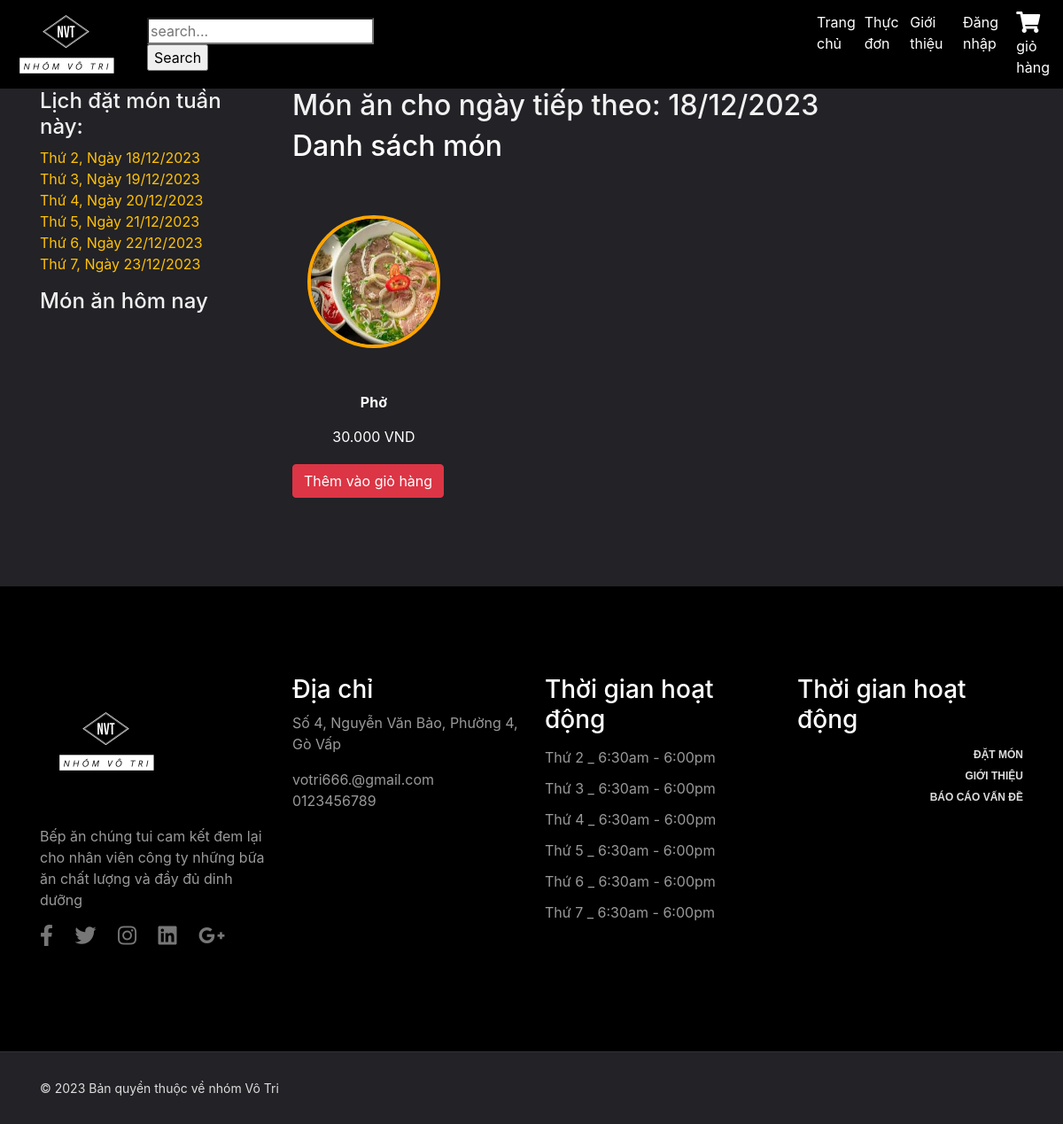
The page /index.php?mod=menus&act=list&date=2023-12-20 on the database its author committed.
### tables this page shows
CREATE TABLE `chitietthucdon` (
  `idthucdon` int(2) NOT NULL,
  `id_monan` int(2) NOT NULL
);

CREATE TABLE `monan` (
  `id_monan` int(2) NOT NULL,
  `tenmonan` varchar(50) NOT NULL,
  `mota` varchar(300) NOT NULL,
  `hinhanh` varchar(150) NOT NULL,
  `gia` int(11) NOT NULL,
  `id_loaimonan` int(2) NOT NULL
);

### Model/mMonan.php (called while the page is built, shortened)
<?php
include_once("ketnoi.php");
class modelMonan
{
    function selectAllMonAnThucdonbyDate($date)
    {
        $p = new KetNoiDB();
        if ($p->moKetNoi($con)) {
            $query = "SELECT * FROM thucdon JOIN chitietthucdon ON thucdon.idthucdon = chitietthucdon.idthucdon
            JOIN monan ON chitietthucdon.id_monan = monan.id_monan WHERE ngaytao = '$date'";
            $result = $con->query($query);
            if ($result) {
                return $result;
            } else {
                echo "Lỗi truy vấn: " . $con->error;
            }
        } else {
            return false;
        }
    }
    function SelectAllLoaiThucDon()
    {
        $p = new KetNoiDB();
        if ($p->moKetNoi($con)) {
            $query = "SELECT * FROM loai_thucdon";
            $result = $con->query($query);
            if ($result) {
                $data = array();
                while ($row = $result->fetch_assoc()) {
                    $data[] = $row;
                }
                return $data;
            } else {
                echo "Lỗi truy vấn: " . $con->error;
            }
        } else {
            return false;
        }
    }
}
?>

### Controller/cMonan.php (called while the page is built, shortened)
<?php
include_once("Model/mMonan.php");
class controlMonan
{
    function getAllMonAnThucdonbyDate($date)
    {
        $p = new modelMonan();
        $tbl = $p->selectAllMonAnThucdonbyDate($date);
        return $tbl;
    }
}
?>

### Model/ketnoi.php (called while the page is built, shortened)
<?php
class KetNoiDB
{
    function moKetNoi(& $con)
    {
        $con = new mysqli("localhost", "root", "", "bepan_votri");
        $con->set_charset("utf8");
        return $con;
    }
}
?>

### View/vMonan.php (the view, shortened to what this page needs)
<?php
include "Includes/templates/header.php";
include "Includes/templates/navbar.php";
include("Controller/cMonan.php");
$p = new controlMonan();
if (isset($_REQUEST['idloai'])) {
    $cate = $_REQUEST['idloai'];
    $dish = $p->getAllMonanbyLoai($cate);
} elseif (isset($_REQUEST['search'])) {
    $search = $_REQUEST['search'];
    $dish = $p->getSearch($search);
}elseif(isset($_REQUEST['cm'])){
    $cm = $_REQUEST['cm'];
    $dish = $p->getAllMonAnLoaiThucdon($cm);
}
elseif (isset($_REQUEST['date'])){
    $ngay = $_REQUEST['date'];
    $dish = $p->getAllMonAnThucdonbyDate($ngay);
}
 else {
    $dish = $p->getAllMonAnThucdon();
}
?>
<section style="padding: 100px 0 100px; background-color: #222227;">
  <div class="container">
    <div class="row">
    <div class="col-lg-3 col-md-5">
      <div class="sidebar">
        <div class="sidebar__item">
          <h4 class="txt">Lịch đặt món tuần này:</h4>
          <ul>
    <?php
    $days = array('monday', 'tuesday', 'wednesday', 'thursday', 'friday', 'saturday');
    $menu = array();
    foreach ($days as $index => $day) {
        $timestamp = strtotime('this week ' . $day);
        $saturday = strtotime('this week saturday');
        $ngayHientai = new DateTime();
        $ngayHientaiTimestamp = $ngayHientai->getTimestamp();
        if ($ngayHientaiTimestamp >= $saturday) {
            $timestamp = strtotime('next week ' . $day);
        }
        $menu[$index] = date('d/m/Y', $timestamp);
        $newDate[$index] = date_format(date_create_from_format('d/m/Y',  $menu[$index]), 'Y-m-d');
        ?>
        <li><a class="text-warning" href="index.php?mod=menus&act=list&date=<?php echo $newDate[$index] ?>">Thứ <?php echo $index + 2 ?>, Ngày <?php echo $menu[$index];  ?></a></li>
    <?php
    } ?>
</ul>
        </div>
        <div class="sidebar__item">
          <div class="latest-product__text">
            <h4 class="txt">Món ăn hôm nay</h4>
          </div>
        </div>
      </div>
      </div>
        <div class="col-md-9">
        <div class="product__discount">
        <?php
            $today = new DateTime();
            if ($today->format('N') == 6 || $today->format('N') == 7) {
                $tomorrow = $today->modify('next Monday')->format('Y-m-d');
            } else {
                $tomorrow = $today->add(new DateInterval('P1D'))->format('Y-m-d');
            }
            $ngaytt = (new DateTime($tomorrow))->format("d/m/Y");
        ?>
                    <div class="section-title product__discount__title">
                        <h2 class="txt">Món ăn cho ngày tiếp theo: <?php echo $ngaytt  ?></h2>
                    </div>
<h2 class="text-white">Danh sách món </h2>
<?php
echo '<div class="menu-items-container">';
$dem = 0;
$dish->data_seek(0);
$totalItems = $dish->num_rows;
$today = new DateTime('now', new DateTimeZone('Asia/Ho_Chi_Minh'));
if (!isset($_REQUEST['date'])) {
    $selectedDate = null;
} else {
    $selectedDate = new DateTime($_REQUEST['date'], new DateTimeZone('Asia/Ho_Chi_Minh'));
}
while ($row = $dish->fetch_assoc()) {
    if ($dem % 4 === 0) {
        echo '<div class="row">';
    }
    echo '<div class="col-md-3 menu-item">';
    if ($selectedDate > $today) {
        echo '<a href="?mod=chitiet&id_monan='. $row['id_monan']. '&date='. $_GET['date'].'" onclick="showDetails(this)">';
        echo '<div class="thumbnail" style="cursor:pointer">';
        echo '<div class="menu-image">';
        echo '<div class="circular-image">';
        echo '<img src="Design/image/' . $row['hinhanh'] . '" style="width: 150px; height: 150px; border-radius: 50%; border: 4px solid orange;" />';
        echo '</div>';
        echo '</div>';
        echo '<p class="text-white"><b>' . $row['tenmonan'] . '</b></p>';
        echo '<p class="text-white">' . number_format($row['gia'], 0, ',', '.') . ' VND</p>';
        echo '</div>';
        echo '</a>';
        echo '<div class="buttondatmon">';
        echo '<a href="index.php?mod=cart&act=Add&id_monan=' . $row['id_monan'] . '&date=' . $_GET['date'] . '" class="btn btn-danger">Thêm vào giỏ hàng</a>';
        echo '</div>';
    }
    echo '</div>';
    if (($dem + 1) % 4 === 0 || $dem + 1 === $totalItems) {
        echo '</div>';
    }
    $dem++;
}
echo '</div>';
?>
    </div>
  </div>
</section>
<section class="widget_section" style="background-color: black;padding: 100px 0;">
        <div class="container">
            <div class="row">
                <div class="col-lg-3 col-md-6">
                <img src="./Design/images/Nhom_vo_tri_logos_white.png" alt="Restaurant Logo" style="width: 150px;margin-bottom: 20px;">
                    <div class="footer_widget">
                        <p>
                            Bếp ăn chúng tui cam kết đem lại cho nhân viên công ty những bữa ăn chất lượng và đầy đủ dinh dưỡng
                        </p>
                        <ul class="widget_social">
                            <li><a href="#" data-toggle="tooltip" title="Facebook"><i class="fab fa-facebook-f fa-2x"></i></a></li>
                            <li><a href="#" data-toggle="tooltip" title="Twitter"><i class="fab fa-twitter fa-2x"></i></a></li>
                            <li><a href="#" data-toggle="tooltip" title="Instagram"><i class="fab fa-instagram fa-2x"></i></a></li>
                            <li><a href="#" data-toggle="tooltip" title="LinkedIn"><i class="fab fa-linkedin fa-2x"></i></a></li>
                            <li><a href="#" data-toggle="tooltip" title="Google+"><i class="fab fa-google-plus-g fa-2x"></i></a></li>
                        </ul>
                    </div>
                </div>
                <div class="col-lg-3 col-md-6">
                     <div class="footer_widget">
                        <h3>Địa chỉ</h3>
                        <p>
                            Số 4, Nguyễn Văn Bảo, Phường 4, Gò Vấp
                        </p>
                        <p>
                            votri666.@gmail.com <br>
                            0123456789
                        </p>
                     </div>
                </div>
                <div class="col-lg-3 col-md-6">
                    <div class="footer_widget">
                        <h3>
                            Thời gian hoạt động
                        </h3>
                        <ul class="opening_time">
                            <li>Thứ 2 _ 6:30am - 6:00pm</li>
                            <li>Thứ 3 _ 6:30am - 6:00pm</li>
                            <li>Thứ 4 _ 6:30am - 6:00pm</li>
                            <li>Thứ 5 _ 6:30am - 6:00pm</li>
                            <li>Thứ 6 _ 6:30am - 6:00pm</li>
                            <li>Thứ 7 _ 6:30am - 6:00pm</li>
                        </ul>
                    </div>
                </div>
                <div class="col-lg-3 col-md-6">
						<div class="footer_widget">
                        <h3>
                            Thời gian hoạt động
                        </h3>
						<ul class="footer_social">
							<li><a href="#">Đặt món</a></li> <br>
							<li><a href="#">Giới thiệu</a></li><br>
							<li><a href="#">Báo cáo vấn đề</a></li><br>
						</ul>
                    </div>
					</div>
            </div>
        </div>
    </section>
<?php include_once ("Includes/templates/footer.php"); ?>

### Design/css/main.css (style rules this page uses)
a, a:hover { text-decoration: none !important; }
ul { display: block; list-style: none; padding: 0; margin: 0; }
html { scroll-behavior: smooth; }
body { font-family: 'Roboto', sans-serif; font-size: 16px; line-height: 28px; font-weight: 300; }
.thumbnail { display: block; margin-bottom: 20px; line-height: 1.42857143; background-color: #fff; -webkit-transition: border .2s ease-in-out; -o-transition: border .2s ease-in-out; transition: border .2s ease-in-out; text-align: center; background: inherit; }
.menu-image { position: relative; max-width: 200px; margin: 50px auto; }
.widget_social { display: block; text-align: left; }
.widget_social li { display: inline-block; }
.widget_social li a { color: #777; font-size: 12px; margin-right: 20px; }
.footer_widget p { color: #999; }
.footer_widget h3 { color: #fff; }
.opening_time li { color: #999; line-height: 35px; }
.footer_social { display: block; text-align: right; }
.footer_social li { display: inline-block; }
.footer_social li a { font-family: "Work Sans",sans-serif; color: #ddd; font-size: 12px; font-weight: 600; text-transform: uppercase; margin-left: 20px; }

### View/vMonan.php (style rules this page uses)
.txt { color: #f1f1f1; }

### rows shown on the page
chitietthucdon: id_monan.hinhanh (picture), id_monan.tenmonan "Phở", id_monan.gia "30.000"

### other values the page prints
$menu[$index] "18/12/2023"
$menu[$index] "19/12/2023"
$menu[$index] "20/12/2023"
$menu[$index] "21/12/2023"
$menu[$index] "22/12/2023"
$menu[$index] "23/12/2023"
$ngaytt "18/12/2023"
